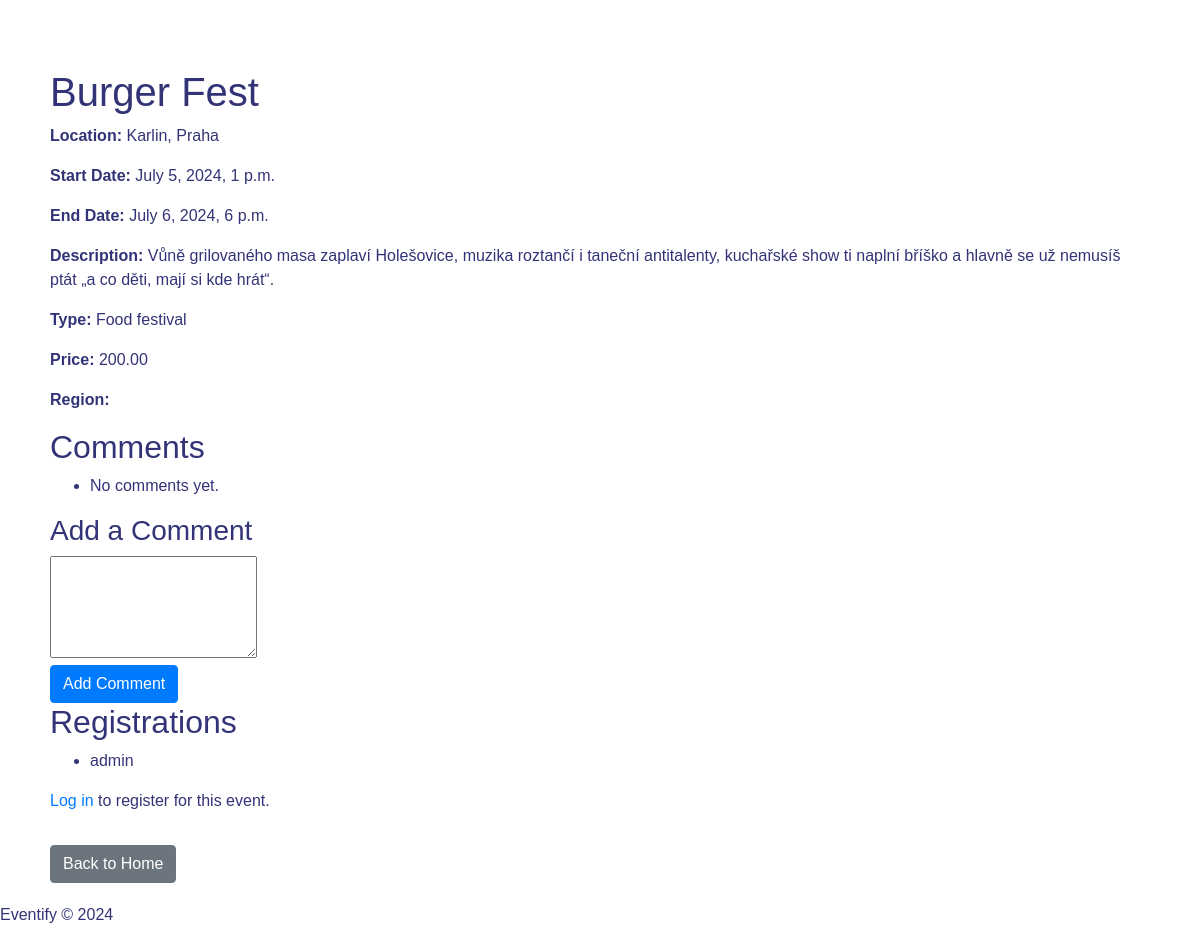
/event/1/, run on an earlier commit of the app's database.
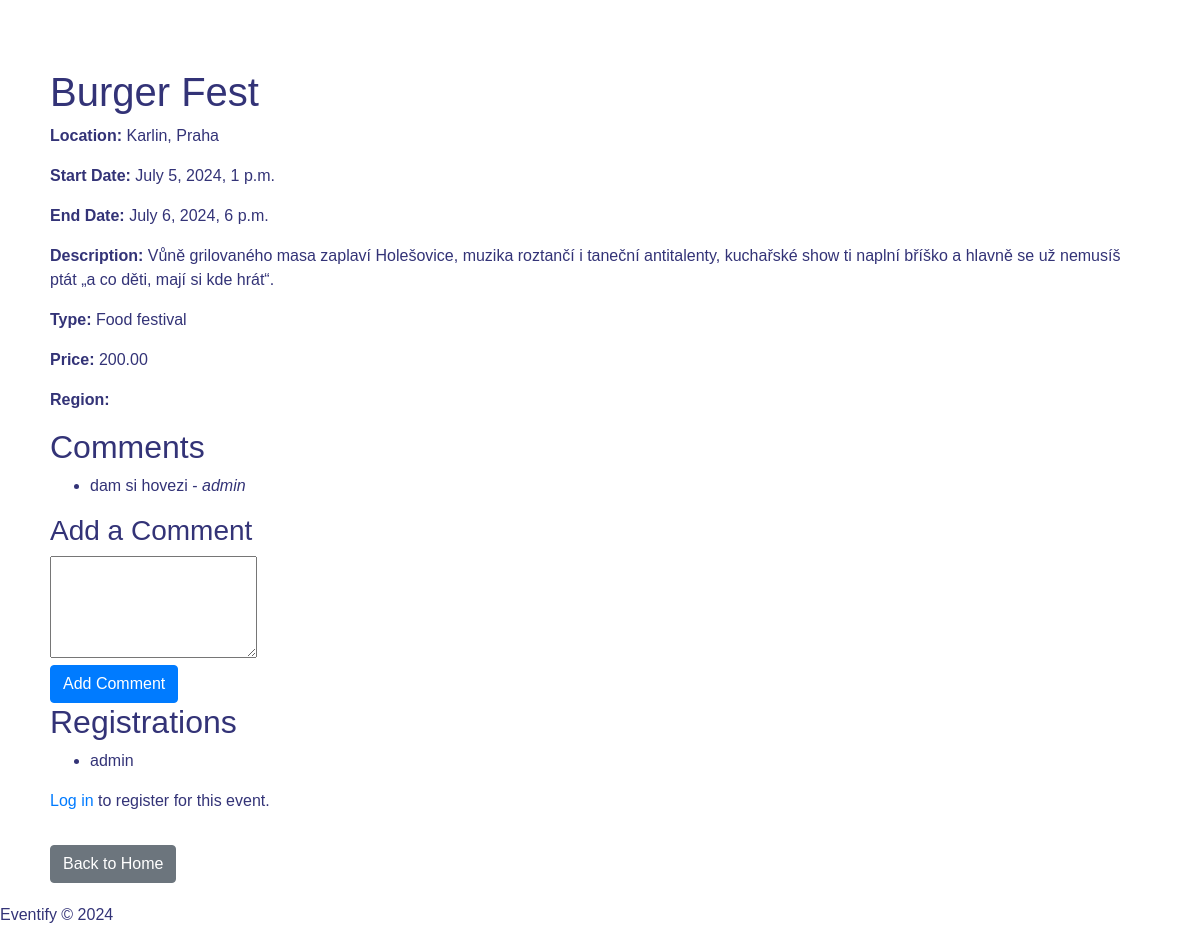
And on a later commit of the database.
### viewer/models.py (models this page shows, shortened)
class Event(models.Model):
    title = models.CharField(
        max_length=100,
        validators=[MinLengthValidator(20)]  # Opraveno: použití validátoru pro minimální délku
    )
    start_date = models.DateTimeField()
    end_date = models.DateTimeField()
    description = models.TextField()
    created_by = models.ForeignKey(User, on_delete=models.CASCADE, related_name='events')
    type = models.CharField(max_length=50)
    price = models.DecimalField(max_digits=10, decimal_places=2)
    location = models.CharField(max_length=200, null=True, blank=True)
    region = models.CharField(max_length=40, choices=REGION_CHOICES, default='')

class Registration(models.Model):
    user = models.ForeignKey(User, on_delete=models.CASCADE, related_name='registrations')
    event = models.ForeignKey(Event, on_delete=models.CASCADE, related_name='registrations')
    registered_at = models.DateTimeField(auto_now_add=True)

class Comment(models.Model):
    user = models.ForeignKey(User, on_delete=models.CASCADE, related_name='comments')
    event = models.ForeignKey(Event, on_delete=models.CASCADE, related_name='comments')
    content = models.TextField(max_length=500)
    created_at = models.DateTimeField(auto_now_add=True)

### viewer/views.py (the view)
# urls.py: path('event/<int:event_id>/', event_detail, name='event_detail'),
def event_detail(request, event_id):
    event = get_object_or_404(Event, pk=event_id)
    if request.method == 'POST':
        comment_content = request.POST.get('comment_content')
        if comment_content:
            Comment.objects.create(user=request.user, event=event, content=comment_content)
    comments = event.comments.all().order_by('-created_at')
    registrations = event.registrations.all()
    return render(request, 'viewer/event_detail.html', {
        'event': event,
        'comments': comments,
        'registrations': registrations,
    })

### viewer/templates/viewer/event_detail.html (shortened to what this page needs)
<!DOCTYPE html>
{% load static %}
<html lang="en">
<head>
    <link rel="stylesheet" href="https://stackpath.bootstrapcdn.com/bootstrap/4.2.1/css/bootstrap.min.css"
>
    <link rel="stylesheet" href="{% static 'viewer/style.css' %}">
</head>
<body>
    <div class="container mt-5">
        <h1>{{ event.title }}</h1>
        <p><strong>Location:</strong> {{ event.location }}</p>
        <p><strong>Start Date:</strong> {{ event.start_date }}</p>
        <p><strong>End Date:</strong> {{ event.end_date }}</p>
        <p><strong>Description:</strong> {{ event.description }}</p>
        <p><strong>Type:</strong> {{ event.type }}</p>
        <p><strong>Price:</strong> {{ event.price }}</p>
        <p><strong>Region:</strong> {{ event.get_region_display }}</p>
        <h2>Comments</h2>
        <ul>
            {% for comment in comments %}
                <li>{{ comment.content }} - <em>{{ comment.user.username }}</em></li>
            {% empty %}
                <li>No comments yet.</li>
            {% endfor %}
        </ul>
        <h3>Add a Comment</h3>
        <form method="post">
            <textarea name="comment_content" rows="4"></textarea><br>
            <button type="submit" class="btn btn-primary">Add Comment</button>
        </form>
        <h2>Registrations</h2>
        <ul>
            {% for registration in registrations %}
                <li>{{ registration.user.username }}</li>
            {% empty %}
                <li>No registrations yet.</li>
            {% endfor %}
        </ul>
        {% if user.is_authenticated %}
            {% if user in event.registrations.all %}
                <p>You are already registered for this event.</p>
            {% else %}
                <form method="post" action="{% url 'register_for_event' event.id %}">
                    {% csrf_token %}
                    <button type="submit" class="btn btn-primary">Register for Event</button>
                </form>
            {% endif %}
        {% else %}
            <p><a href="{% url 'login' %}?next={{ request.path }}">Log in</a> to register for this event.</p>
        {% endif %}
        <a href="{% url 'home' %}" class="btn btn-secondary mt-3">Back to Home</a>
    </div>
    {% include 'footer.html' %}
</body>
</html>

### viewer/templates/footer.html
<footer>
    Eventify &copy; {% now "Y" %}
</footer>

### viewer/static/viewer/style.css (style rules this page uses)
body { background-image: url('background.jpg'); background-size: cover; background-repeat: no-repeat; background-attachment: fixed; font-family: 'Arial', sans-serif; color: #337; }
.container { background: rgba(255, 255, 255, 0.8); padding: 20px; border-radius: 10px; margin-top: 30px; }

What changed in the data, as far as the page shows it:
added Comment: content "dam si hovezi", user.username "admin"
Also different on the page:
text no longer shown: "No comments yet."
